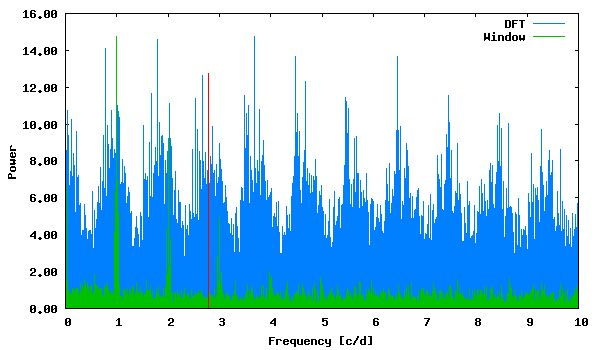

Generate this figure with gnuplot:
set term png size 600,350 medium
set colors classic
set output "phase_lc_16.deeming.png"
set xlabel "Frequency [c/d]"
set ylabel "Power"
set format y "%5.2f"
plot "deeming.periodogram" using 1:2 with lines linecolor 3 title "DFT", "deeming.periodogram" using 1:3 with lines linecolor 2 title "Window", "<echo '2.786508 12.74979089'" with impulses linecolor 1 title ""
 
